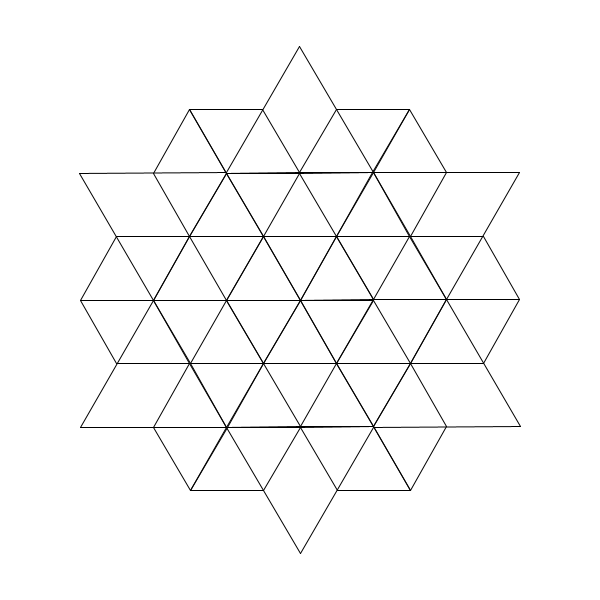
Frame 1 (no input)
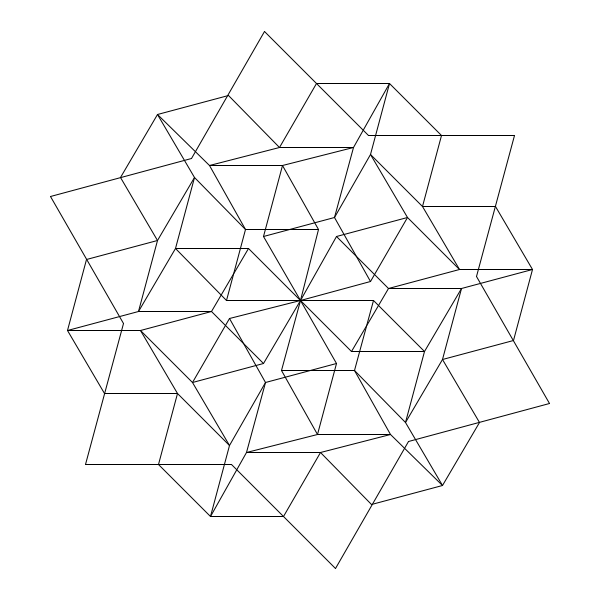
Frame 60 (the mouse pressed at the canvas centre just before this capture)
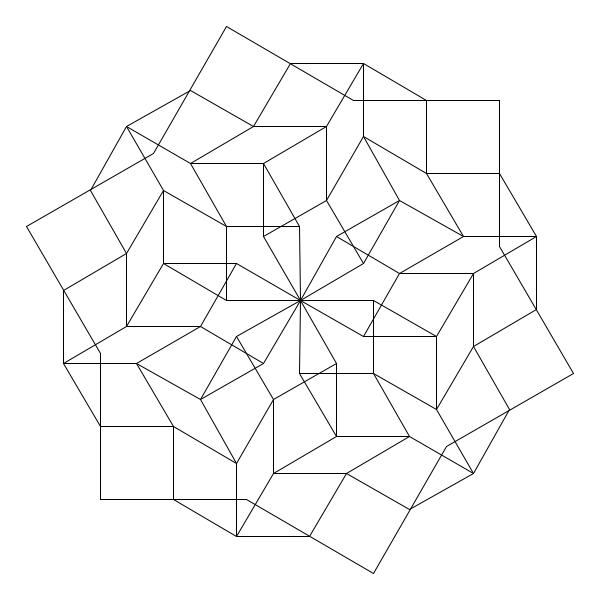
Frame 120 (the mouse held since frame 60 and released just before this capture)

The Processing sketch that drew these frames (run headless with seeded random() and noise(); from frame 60 on, the mouse is pressed at the canvas centre):

// Processing sketch: romboidFigure
// ── romboidFigure.pde


void setup() {
  //fullScreen();
  size(600, 600);
}

float angle = PI/3.0;
float angleRotate = PI/6;

void romboid(float len1, float len2) {
   line(0,0,len2,len1);
   line(len2,len1,len2+len2,0);
   line(len2+len2,0,len2,-len1);
   line(len2,-len1,0,0);  
}

void draw() {
  float lineLength = min(width, height)/8.2;
  float len1 = lineLength*cos(angle);
  float len2 = lineLength*sin(angle);
  
  background(255,255,255);
  
  pushMatrix();
  translate(width/2.0,height/2.0);

  float iterAngle = PI*((frameCount % 720)/720.0) - PI/2.0;

  for (int i = 0; i < 6; i++) {
    pushMatrix();
    rotate(-2.0*angleRotate*i);
    line(0,0,lineLength,0);
    translate(lineLength,0);
    rotate(-iterAngle);
    romboid(len1,len2);
    translate(len2+len2,0);
    rotate(iterAngle);
    romboid(len2,len1);
    
    translate(len1+len1,0);
    rotate(-iterAngle-3.0*angleRotate);
    line(-lineLength,0,lineLength,0);

    popMatrix();
  }
  
  rotate(angleRotate);
  for (int i = 0; i < 6; i++) {
    pushMatrix();
    rotate(-2.0*angleRotate*i-iterAngle);
    line(0,0,lineLength,0);
    translate(lineLength,0);
    rotate(iterAngle);
    romboid(len1,len2);
    translate(len2+len2,0);
    rotate(-iterAngle);
    romboid(len2,len1);
    
    translate(len1+len1,0);
    rotate(iterAngle+3.0*angleRotate);
    line(-lineLength,0,lineLength,0);
 
    popMatrix();
  }
 
  popMatrix();
}
